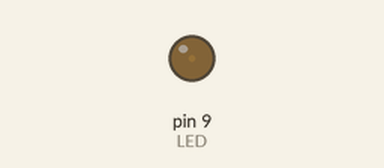
Recording of a sketch running on a simulated Arduino Uno, built with avr-gcc and run on an emulated ATmega328P. Parts: output pins drawn as LEDs (lit = HIGH).

Above: at 0.05 s.
At 1.15 s:
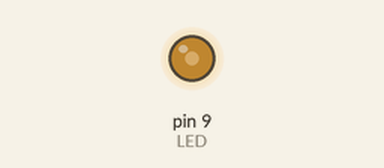
At 2.3 s:
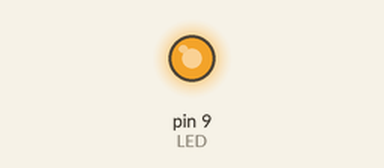
At 4.6 s:
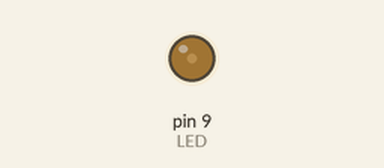
Timing chart, 0 to 6.7 s (numbered marks = the images above):
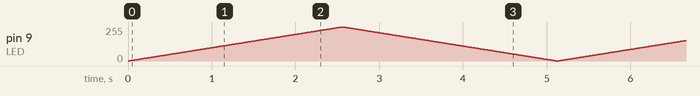

The sketch:

09_led_pwm.ino
```cpp
#define LED 9

const int tiempo = 10;

void setup()
{
  pinMode(LED, OUTPUT);
}

void loop()
{
  for (int i=0; i<=255; i++){
    analogWrite(LED, i);
    delay(tiempo);
  }

  for (int i=255; i>=0; i--){
    analogWrite(LED, i);
    delay(tiempo);
  }

}
```
